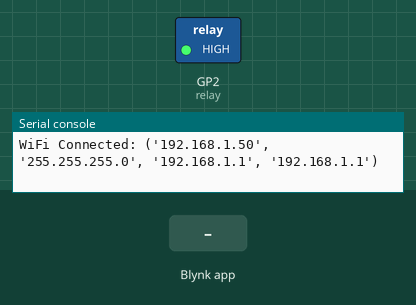
Recording of a program running on a simulated Raspberry Pi Pico running MicroPython. Parts: switched loads named in the program (green lamp = pin HIGH), the last lines printed to the serial console. The inputs (shaded band) are chosen by the test bench. WiFi joins after 1.5 s; no MQTT or app messages arrive unless stated.

Above: at 3.2 s.
3.3 s: Blynk app writes 1 to V1
At 3.8 s:
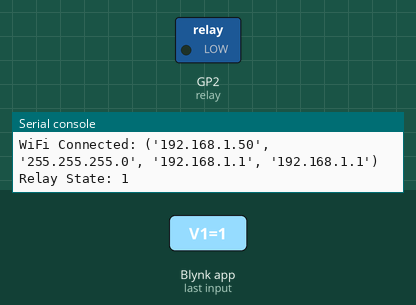
4.8 s: Blynk app writes 0 to V1
At 6.0 s:
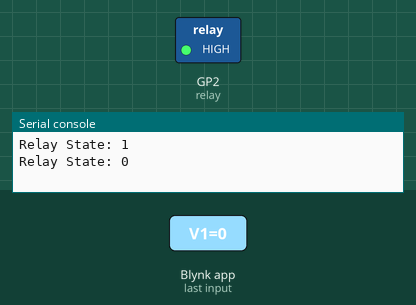
6.3 s: Blynk app writes 200 to V1
At 7.2 s:
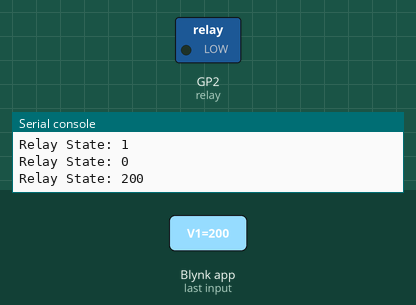
Timing chart, 0 to 9.3 s (numbered marks = the images above; inputs shaded):
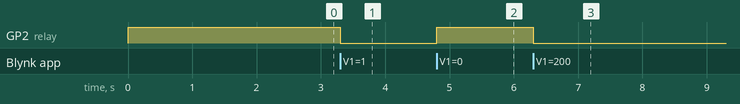

Measured:
- after the input at 3.3 s, GP2 (relay): HIGH → LOW at once
- after the input at 4.8 s, GP2 (relay): LOW → HIGH at once
- after the input at 6.3 s, GP2 (relay): HIGH → LOW at once

The program:

main.py
```python
'''Copyright (c) 2025 Kritish Mohapatra'''

import network
from machine import Pin
import BlynkLib
from time import sleep

# -------- WIFI DETAILS --------
wifissid = "ssid" # Your Wi-Fi SSID
wifipass = "pass" # Your Wi-Fi password

# Blynk Authorization Token (replace with your Blynk app's token)
auth = "gmETsu4VJeGAjNaoV006ytWOUA"
# -------- RELAY / LED --------
relay = Pin(2, Pin.OUT)   # GP15 (Best for Pico 2 W)
relay.value(1)             # OFF (Active LOW)

# -------- WIFI CONNECT --------
sta_if = network.WLAN(network.STA_IF)
sta_if.active(True)
sta_if.connect(wifissid, wifipass)

while not sta_if.isconnected():
    sleep(1)

print("WiFi Connected:", sta_if.ifconfig())

# -------- BLYNK INIT --------
blynk = BlynkLib.Blynk(auth, insecure=True)

# -------- VIRTUAL PIN V1 --------
@blynk.on("V1")
def v1_handler(value):
    try:
        relay.value(not int(value[0]))
        print("Relay State:", value[0])
    except:
        print("Invalid data")

# -------- MAIN LOOP --------
while True:
    blynk.run()
```
